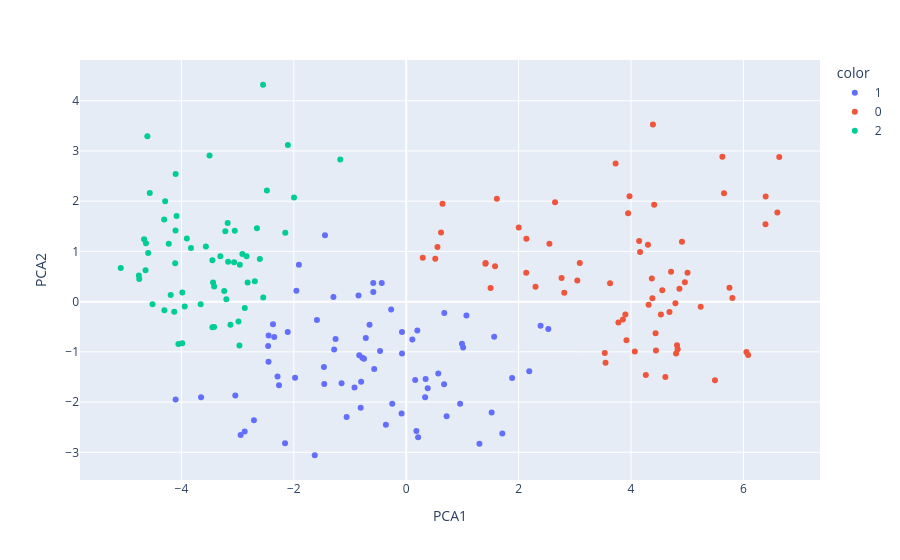

Notebook code for this chart:
### Markdown cell above
#### <font color = "bisque"> Visualiser les classes prédites par la CAH

### Code cell
# Visualiser les classes suivant les deux composantes
fig = px.scatter(df_pca, x = 'PCA1', y = 'PCA2', color = cah_partition.astype(str))
fig.show()
